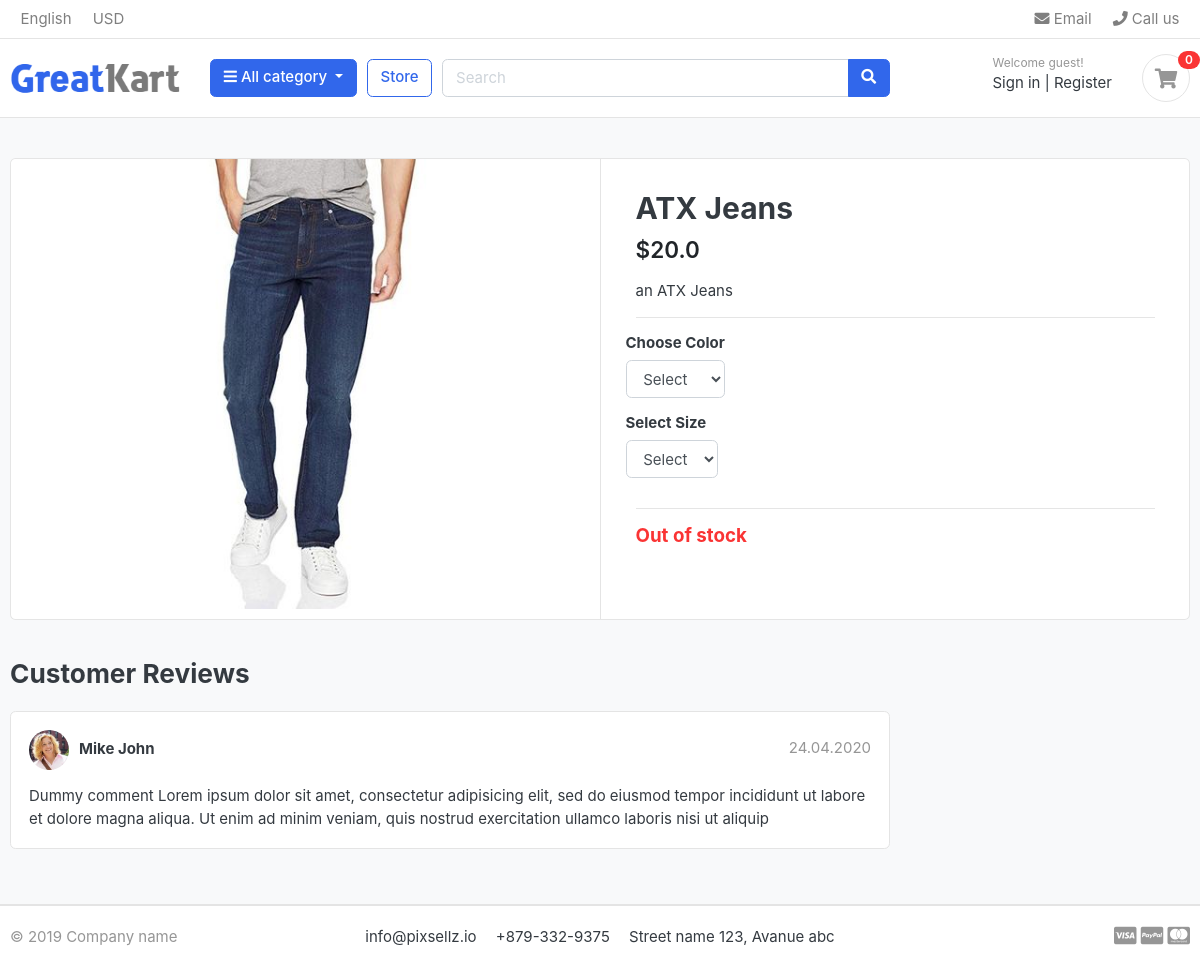
The page /store/jeans/atx-jeans/ on the database as committed earlier.
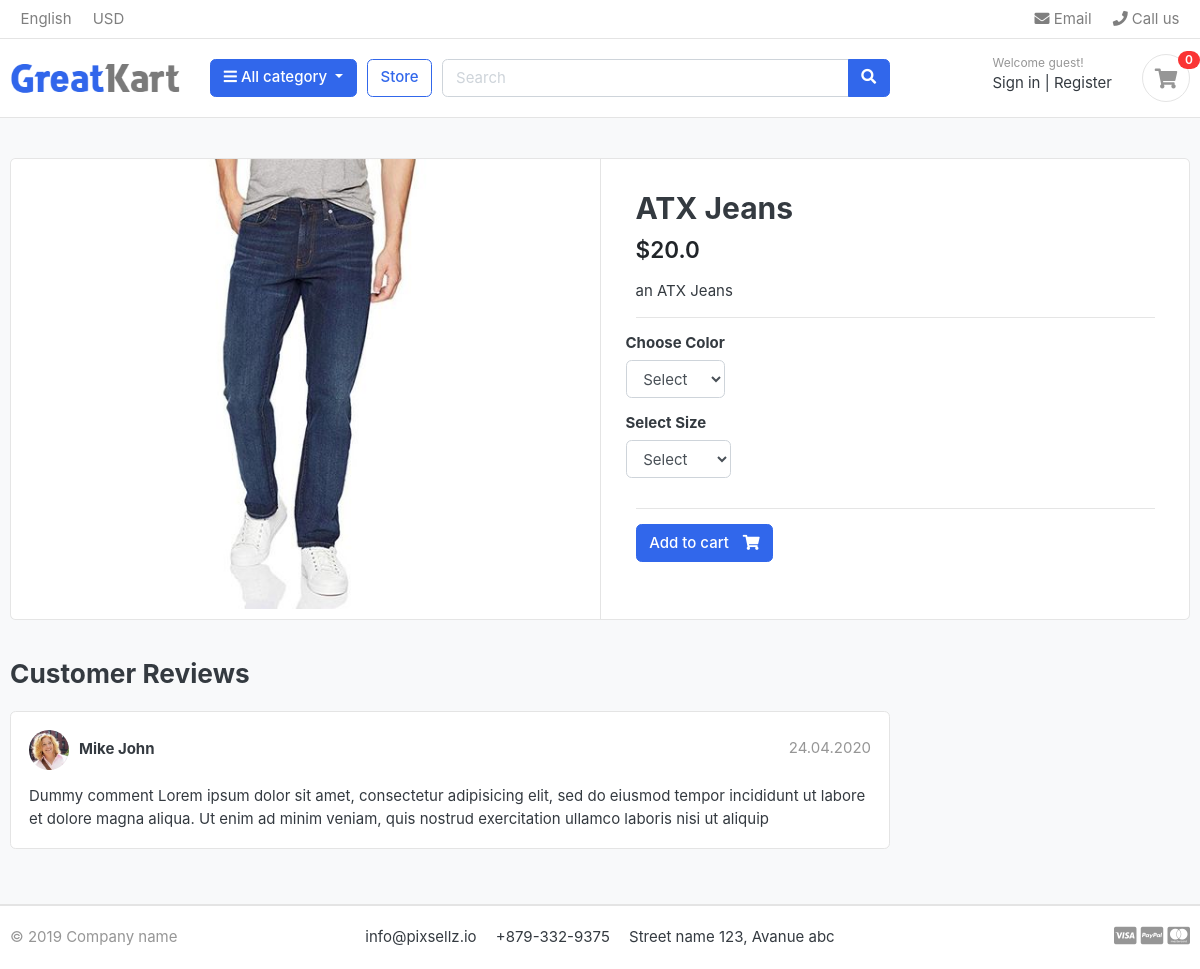
The same page on the database as committed later.
### ecommerce/views.py (the view)
# urls.py: path('<slug:category_slug>/<slug:product_slug>/', views.product_detail, name='product_detail'),
def product_detail(request, category_slug, product_slug):
    product = get_object_or_404(Product, category__slug=category_slug, slug=product_slug)
    in_cart = CartItem.objects.filter(user__username='dario', product=product).exists()
    context = {
        'product': product,
        'in_cart': in_cart
    }
    return render(request, 'store/product_detail.html', context)

### ecommerce/context_processors.py (called while the page is built)
def menu_links(request):
    links = Category.objects.all()
    return dict(links=links)

def get_cart_products_quantity(request):
    total_quantity = 0
    if 'admin' in request.path:
        return {}
    else:
        try:
            cart = Cart.objects.filter(cart_id=_get_or_create_session_id(request))
            if request.user.is_authenticated:
                cart_items = CartItem.objects.all().filter(user=request.user)
            else:
                cart_items = CartItem.objects.all().filter(cart=cart[:1])
            for cart_item in cart_items:
                total_quantity += cart_item.quantity
        except Cart.DoesNotExist:
            total_quantity = 0
        return dict(total_quantity=total_quantity)

### ecommerce/models.py (called while the page is built)
    def get_url(self):
        return reverse('products_by_category', args=[self.slug])

    def colors(self):
        return super(ProductVariationManager, self).filter(variation_category='color', is_active=True)

    def sizes(self):
        return super(ProductVariationManager, self).filter(variation_category='size', is_active=True)

### templates/store/product_detail.html (shortened to what this page needs)
{% extends 'base.html' %}
{% block content %}
    <section class="section-content padding-y bg">
        <div class="container">
            <div class="card">
                <div class="row no-gutters">
                    <aside class="col-md-6">
                        <article class="gallery-wrap">
                            <div class="img-big-wrap">
                                <a href="#"><img src="{{ product.image.url }}" alt="product image"></a>
                            </div>
                        </article>
                    </aside>
                    <main class="col-md-6 border-left">
                        <form action="{% url 'add_to_cart' product.id %}" method="POST">
                            <article class="content-body">
                                <h2 class="title">{{ product.product_name }}</h2>
                                <div class="mb-3">
                                    <var class="price h4">${{ product.price }}</var>
                                </div>
                                <p>{{ product.description }}</p>
                                <hr>
                                <div class="row">
                                    <div class="item-option-select">
                                        <h6>Choose Color</h6>
                                        <select name="color" class="form-control" required>
                                            <option value="" disabled selected>Select</option>
                                        </select>
                                    </div>
                                </div>
                                <div class="row">
                                    <div class="item-option-select">
                                        <h6>Select Size</h6>
                                        <select name="size" class="form-control" required>
                                            <option value="" disabled selected>Select</option>
                                        </select>
                                    </div>
                                </div>
                                <hr>
                                {% if product.quantity <= 0 %}
                                    <h5 class="text-danger">Out of stock</h5>
                                {% else %}
                                    <button type="submit" class="btn  btn-primary"> <span class="text">Add to cart</span> <i class="fas fa-shopping-cart"></i>  </button>
                                {% endif %}
                            </article>
                        </form>
                    </main>
                </div>
            </div>
            <br>
            <div class="row">
                <div class="col-md-9">
                    <header class="section-heading">
                        <h3>Customer Reviews </h3>
                    </header>
                    <article class="box mb-3">
                        <div class="icontext w-100">
                            <img src="./images/avatars/avatar1.jpg" class="img-xs icon rounded-circle">
                            <div class="text">
                                <span class="date text-muted float-md-right">24.04.2020 </span>
                                <h6 class="mb-1">Mike John </h6>
                            </div>
                        </div>
                        <div class="mt-3">
                            <p>
                                Dummy comment Lorem ipsum dolor sit amet, consectetur adipisicing elit, sed do eiusmod
                                tempor incididunt ut labore et dolore magna aliqua. Ut enim ad minim veniam,
                                quis nostrud exercitation ullamco laboris nisi ut aliquip
                            </p>
                        </div>
                    </article>
                </div>
            </div>
        </div>
    </section>
{% endblock %}

Rows that differ between the two databases and show on the page:
changed Product "ATX Jeans": quantity 0 → 1 (drawn)
Other text that changed with them:
text no longer shown: "Out of stock"
text now shown: "Add to cart"
